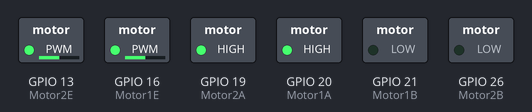
The program below on a simulated Raspberry Pi (BCM pin numbers). Parts: switched loads named in the program (green lamp = pin HIGH). At 6.0 s the program stops and its outputs stay as they are.

Above: at 0.1 s.
At 3.1 s:
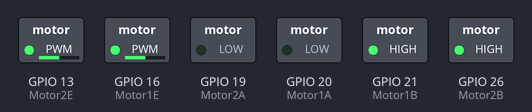
At 6.1 s:
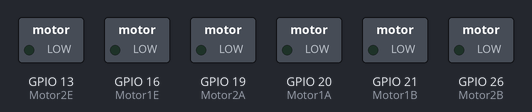
Timing chart, 0 to 7.5 s (numbered marks = the images above):
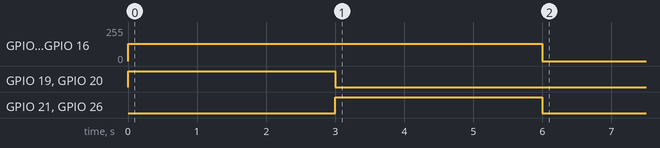

The program:

dc_motor_test.py
```python
import RPi.GPIO as GPIO
from time import sleep

GPIO.setmode(GPIO.BCM)

Motor1A = 20
Motor1B = 21
Motor1E = 16

Motor2A = 19
Motor2B = 26
Motor2E = 13

GPIO.setup(Motor1A,GPIO.OUT)
GPIO.setup(Motor1B,GPIO.OUT)
GPIO.setup(Motor1E,GPIO.OUT)

GPIO.setup(Motor2A,GPIO.OUT)
GPIO.setup(Motor2B,GPIO.OUT)
GPIO.setup(Motor2E,GPIO.OUT)

pwm_1E = GPIO.PWM(Motor1E, 2000)
pwm_2E = GPIO.PWM(Motor2E, 2000)

# 1 ~ 100
def setspeed(speed):
    pwm_1E.start(speed)
    pwm_2E.start(speed)

def go():
    GPIO.output(Motor1A,GPIO.HIGH)
    GPIO.output(Motor1B,GPIO.LOW)
    GPIO.output(Motor1E,GPIO.HIGH)

    GPIO.output(Motor2A,GPIO.HIGH)
    GPIO.output(Motor2B,GPIO.LOW)
    GPIO.output(Motor2E,GPIO.HIGH)

def back():
    GPIO.output(Motor1A,GPIO.LOW)
    GPIO.output(Motor1B,GPIO.HIGH)
    GPIO.output(Motor1E,GPIO.HIGH)

    GPIO.output(Motor2A,GPIO.LOW)
    GPIO.output(Motor2B,GPIO.HIGH)
    GPIO.output(Motor2E,GPIO.HIGH)

def stop():
    GPIO.output(Motor1E,GPIO.LOW)
    GPIO.output(Motor2E,GPIO.LOW)

setspeed(50)
go()
sleep(3)
back()
sleep(3)

GPIO.cleanup()
```

Measured:
- by itself, GPIO 13 (Motor2E), GPIO 16 (Motor1E): 0/255 → 128/255 at 0.00 s, → 0/255 6.0 s later
- by itself, GPIO 19 (Motor2A), GPIO 20 (Motor1A): LOW → HIGH at 0.00 s, → LOW 3.0 s later
- by itself, GPIO 21 (Motor1B), GPIO 26 (Motor2B): LOW → HIGH at 3.0 s, → LOW 3.0 s later
